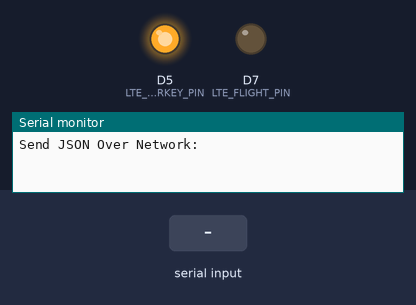
Recording of a sketch running on a simulated Arduino Zero (SAMD21). On the bench: output pins drawn as LEDs (lit = HIGH), the last lines printed to the serial monitor. Inputs (shaded band) come from the test bench. The modem accepts every AT command (registered, SIM ready, sends succeed) and sends nothing else.

Above: at 0.2 s.
At 9.5 s:
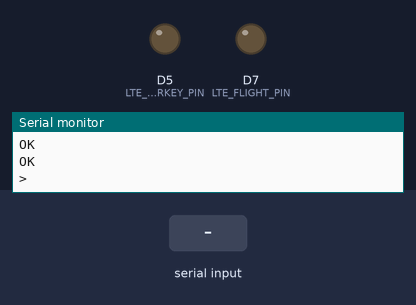
9.6 s: "+CGPSINFO:\n" received over the second serial link
11.1 s: "+CIPRXGET: 1,0\n" received over the second serial link
12.6 s: "90,45,200\n" received over the second serial link
Timing chart, 0 to 15.6 s (numbered marks = the images above; inputs shaded):
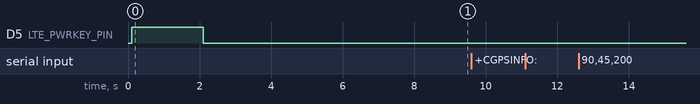

The sketch:

Autonomous_Aquatics_JSON_Send.ino
```cpp
#include<string.h>
#include <ArduinoJson.h>

//----------THE FOLLOWING SETUP IS BOILERPLATE COPIED DIRECTLY FROM MAKERFABS.COM----------
#define LTE_RESET_PIN  6
#define LTE_PWRKEY_PIN 5
#define LTE_FLIGHT_PIN 7
#define UART_BAUD      115200
#define MODEM_RXD      0
#define MODEM_TXD      1
#define SERVER_IP      "REDACTED_IP_ADDRESS"
#define SERVER_PORT    8080
#define DEBUG_AT       1
//----------END OF COPIED BOILERPLATE----------

//This is a reorganization of the same code found in the 2023 document of the same name.

float lat;
float lon;
String currentLine;
char output[128];

bool waitingForUDP = false;
int sendToggle = true;
bool incoming = false;

StaticJsonDocument<200> doc;

unsigned long prevMillis;
unsigned long currentMillis;

void setup(){
  SerialUSB.begin(115200);
  Serial1.begin(115200);
  SerialUSB.println("Send JSON Over Network:");
  setupAT();
  SerialUSB.println("Setup Complete");
  prevMillis = millis();
}

void loop() {
  currentMillis = millis();
  handleAT();
  //Store the most recently read position in a JSON container, which can be sent over UDP with ease
  doc["lon"] = lon;
  doc["lat"] = lat;
  serializeJson(doc, output);
}

void parseGPS(String sentence) {
  lat = (sentence.substring(11, 13).toFloat() + sentence.substring(13, 22).toFloat()/60) * ((sentence.charAt(23) == 'S') ? -1 : 1);
  lon = (sentence.substring(25, 28).toFloat() + sentence.substring(28, 37).toFloat()/60) * ((sentence.charAt(38) == 'W') ? -1 : 1);
}

String readline() {
  char received[128] = "";
  int index = 0;
  char rc;
  bool done = false;
  while (done == false){
    if (Serial1.available() > 0){
      rc = Serial1.read();
        if (rc == '\n'){
          received[index] = '\0';
          done = true;
          return String(received);
        }
        else if (rc == '>'){
          done = true;
          received[index] = rc;
          return String(received);
        }
        else{
          received[index] = rc;
          index++;
          if (index >= 128){
            return String(received);
        }
      }
    }
  }
}

void handleAT() {
  //Read the incoming GPS and UDP data incoming from the SIM7600
  if (Serial1.available() > 0){
    currentLine = readline();
    if (DEBUG_AT){
      SerialUSB.println(currentLine);
    }
    if (currentLine.indexOf("+CGPSINFO:") != -1){
      parseGPS(currentLine);
    }
    else if (currentLine.indexOf(">") != -1){
      Serial1.print(String(output));
      Serial1.write(0x1A);
      Serial1.println();
      waitingForUDP = false;
    }
    else if (currentLine.indexOf("+CIPRXGET: 1,0") != -1){
      incoming = true;
    }
  }
  //Every half-second (if we aren't waiting for the opportunity to write a UDP message), either request GPS info, request to send a UDP message, or request to see recieved messages
  if ((currentMillis - prevMillis >= 500) && waitingForUDP == false)
  {
    if (sendToggle == 0){
      Serial1.println("AT+CGPSINFO");
    }
    else if (sendToggle == 1){
      Serial1.println("AT+CIPSEND=0,,\"REDACTED_IP_ADDRESS\",8080");
      waitingForUDP = true;
    }
    else if (sendToggle == 2 && incoming == true){
      Serial1.println("AT+CIPRXGET=2,0");
      incoming = false;
    }
    prevMillis = currentMillis;
    if (sendToggle == 2){
      sendToggle = 0;
    }
    else{
      sendToggle++;
    }
  }
}

void setupAT() {
  //----------THE FOLLOWING SETUP IS BOILERPLATE COPIED DIRECTLY FROM MAKERFABS.COM----------
  pinMode(LTE_RESET_PIN, OUTPUT);
  digitalWrite(LTE_RESET_PIN, LOW);

  pinMode(LTE_PWRKEY_PIN, OUTPUT);
  digitalWrite(LTE_RESET_PIN, LOW);
  delay(100);
  digitalWrite(LTE_PWRKEY_PIN, HIGH);
  delay(2000);
  digitalWrite(LTE_PWRKEY_PIN, LOW);

  pinMode(LTE_FLIGHT_PIN, OUTPUT);
  digitalWrite(LTE_FLIGHT_PIN, LOW);
  //----------END OF COPIED BOILERPLATE----------

  while(!Serial1.available()){
    Serial1.println("AT");
    delay(200);
  }
  delay(1000);
  //Send some configuration commands to the SIM7600 to connect to internet and begin the GPS
  Serial1.println("AT+CGPS=1");
  delay(1000);
  Serial1.println("AT+NETOPEN");
  delay(1000);
  Serial1.println("AT+CIPRXGET=1");
  delay(2000);
  Serial1.println("AT+CIPOPEN=0,\"UDP\",,,8080");
  delay(1000);
}
```
